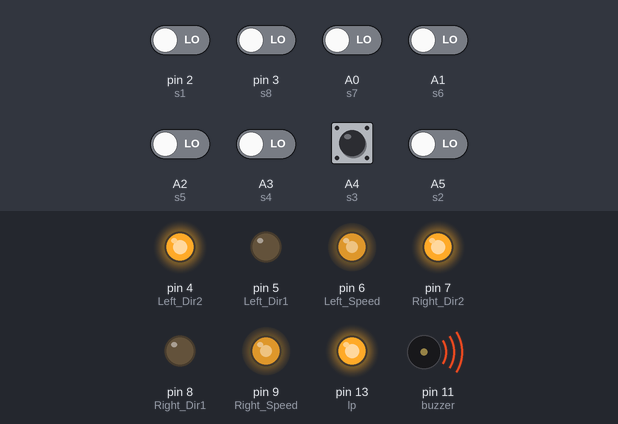
Simulated run of this sketch. Board: Arduino Uno, built with avr-gcc and run on an emulated ATmega328P. Parts: output pins drawn as LEDs (lit = HIGH), buzzer (waves = sounding, pin HIGH). The inputs (shaded band) are chosen by the test bench; at power-on: A4 (s3) HIGH, A0 (s7), A1 (s6), A2 (s5), A3 (s4), A5 (s2), pin 2 (s1), pin 3 (s8) LOW.

Above: at 0.1 s.
At 2.0 s:
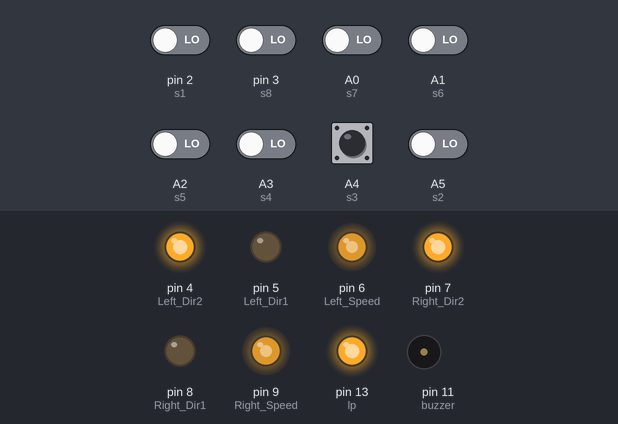
2.1 s: pin 2 (s1) driven HIGH
At 2.6 s:
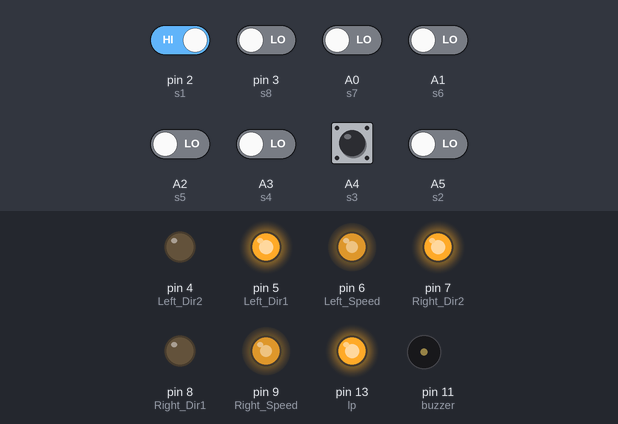
Timing chart, 0 to 5.1 s (numbered marks = the images above; inputs shaded):
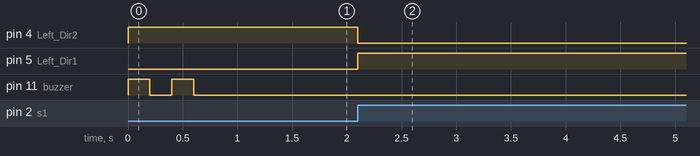

Measured:
- after the input at 2.1 s, pin 4 (Left_Dir2): HIGH → LOW at once; pin 5 (Left_Dir1): LOW → HIGH at once

The sketch:

testing.ino
```cpp
#define Left_Dir1 5
#define Left_Dir2 4
#define Left_Speed 6
#define Right_Dir1 8
#define Right_Dir2 7
#define Right_Speed 9

#define buzzer 11

int s1=2;
int s2=A5;
int s3=A4;
int s4=A3;
int s5=A2;
int s6=A1;
int s7=A0;
int s8=3;

int lp=13;
int ls=1;

int sen1;
int sen2;
int sen3;
int sen4;
int sen5;
int sen6;
int sen7;
int sen8;

void setup() {
Serial.begin(9600);
pinMode(s1,INPUT);
pinMode(s2,INPUT);
pinMode(s3,INPUT);
pinMode(s4,INPUT);
pinMode(s5,INPUT);
pinMode(s6,INPUT);
pinMode(s7,INPUT);
pinMode(s8,INPUT);
pinMode(lp,OUTPUT);
pinMode(Left_Dir1, OUTPUT);
  pinMode(Left_Dir2, OUTPUT);
  pinMode(Left_Speed, OUTPUT);
  pinMode(Right_Dir1, OUTPUT);
  pinMode(Right_Dir2, OUTPUT);
  pinMode(Right_Speed, OUTPUT);
  pinMode(buzzer, OUTPUT);
  digitalWrite(buzzer, LOW);
  digitalWrite(lp, HIGH);

  Stop();

  Go(180);

  Forward();

  beep();
}

void loop() {
   sensor_check();
  if(sen7==1||sen8==1||(sen6==1&&sen3==0))
  ls=2;
  else if(sen1==1||sen2==1||(sen3==1&&sen6==0))
  ls=1;
   sensor_check();
   if(sen2==1||sen1==1)
   {
    Turn_Left();
   }
   else if(sen4==1||sen5==1)
   {
    Forward();
   }

   else if((sen2==0&&sen3==0&&sen4==0&&sen5==0&&sen6==0&&sen7==0))
   {
        if(ls==1)
        Turn_Left();
        else if(ls==2)
        Turn_Right();
   }

  }
void sensor_check()
{
  sen1=digitalRead(s1);
  sen2=digitalRead(s2);
  sen3=digitalRead(s3);
  sen4=digitalRead(s4);
  sen5=digitalRead(s5);
  sen6=digitalRead(s6);
  sen7=digitalRead(s7);
  sen8=digitalRead(s8);
}
void Left_Forward()
{
  digitalWrite(Left_Dir1, LOW);
  digitalWrite(Left_Dir2, HIGH);
}

void Left_Reverse()
{
  digitalWrite(Left_Dir1, HIGH);
  digitalWrite(Left_Dir2, LOW);
}

void Right_Forward()
{
  digitalWrite(Right_Dir1, LOW);
  digitalWrite(Right_Dir2, HIGH);
}

void Right_Reverse()
{
  digitalWrite(Right_Dir1, HIGH);
  digitalWrite(Right_Dir2, LOW);
}

void Go(int s)
{
  analogWrite(Right_Speed, s);
  analogWrite(Left_Speed, s);
}

void Forward()
{
  Left_Forward();
  Right_Forward();
}

void Reverse()
{
  Left_Reverse();
  Right_Reverse();
}

void Turn_Left()
{
  Right_Forward();
  Left_Reverse();
}

void Turn_Right()
{
  Right_Reverse();
  Left_Forward();
}

void Stop()
{
  analogWrite(Left_Speed,0);
  analogWrite(Right_Speed, 0);
}

void beep()
{
  digitalWrite(buzzer, HIGH);
  delay(200);
  digitalWrite(buzzer, LOW);
  delay(200);
  digitalWrite(buzzer, HIGH);
  delay(200);
  digitalWrite(buzzer, LOW);
  delay(200);
}
```
